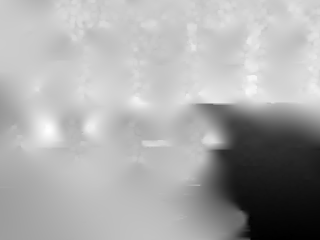
%> input picture test_cv.png, 320 x 240 px
$ octave --eval "result = Gabor_image(imread('test_cv.png'));"   (GNU Octave 9; MATLAB toolbox functions it lacks are replaced by stand-ins)
%> lines starting %> are read from the running program, lines starting %| are printed output that depends on the picture; in (x1, y1, x2, y2) boxes, pixels count from 0 and x2, y2 are one past the last pixel; in counts of white or black regions, pixels touching at a corner belong together; the program's own positions count from 1
%> in Gabor_image, `A_gray = double(rgb2gray(uint8(A)));`: A_gray: size 240x320 double; every value is 255
### Log_gabor.m
% GABORCONVOLVE - function for convolving image with log-Gabor filters
%
% Usage: EO = Log_gabor(im,  nscale, norient, minWaveLength, mult, ...
%			    sigmaOnf, dThetaOnSigma, feedback)
%
% Arguments:
% The convolutions are done via the FFT.  Many of the parameters relate
% to the specification of the filters in the frequency plane.
%
%   Variable       Suggested   Description
%   name           value
%  ----------------------------------------------------------
%    im                        Image to be convolved.
%    nscale          = 4;      Number of wavelet scales.
%    norient         = 6;      Number of filter orientations.
%    minWaveLength   = 3;      Wavelength of smallest scale filter.
%    mult            = 2;      Scaling factor between successivefilters.连续滤波器之间的比例因子
%    sigmaOnf        = 0.65;   Ratio of the standard deviation of the
%                              Gaussian describing the log Gabor filter's
%                              transfer function in the frequency domain
%                              to the filter center frequency.
%    dThetaOnSigma   = 1.5;    Ratio of angular interval between filter
%                              orientations and the standard deviation of
%                              the angular Gaussian function used to
%                              construct filters in the freq. plane.
%    feedback         0/1      Optional parameter.  If set to 1 a message
%                              indicating which orientation is being
%                              processed is printed on the screen.
%
% Returns:
%
%   EO a 2D cell array of complex valued convolution results
%
%        EO{s,o} = convolution result for scale s and orientation o.
%        The real part is the result of convolving with the even
%        symmetric filter, the imaginary part is the result from
%        convolution with the odd symmetric filter.
%
%        Hence:
%        abs(EO{s,o}) returns the magnitude of the convolution over the
%                     image at scale s and orientation o.
%        angle(EO{s,o}) returns the phase angles.
%
%
% Notes on filter settings to obtain even coverage of the spectrum
% dthetaOnSigma 1.5
% sigmaOnf  .85   mult 1.3
% sigmaOnf  .75   mult 1.6     (bandwidth ~1 octave)
% sigmaOnf  .65   mult 2.1
% sigmaOnf  .55   mult 3       (bandwidth ~2 octaves)
%
% For maximum speed the input image should be square and have a
% size that is a power of 2, but the code will operate on images
% of arbitrary size.
%
%
% The determination of mult given sigmaOnf is entirely empirical
% What I do is plot out the sum of the filters in the frequency domain
% and see how even the coverage of the spectrum is.
% If there are concentric 'gaps' in the spectrum one needs to
% reduce mult and/or reduce sigmaOnf (which increases filter bandwidth)
%
% If there are 'gaps' radiating outwards then one needs to reduce
% dthetaOnSigma (increasing angular bandwidth of the filters)
%

% For details of log-Gabor filters see:
% D. J. Field, "Relations Between the Statistics of Natural Images and the
% Response Properties of Cortical Cells", Journal of The Optical Society of
% America A, Vol 4, No. 12, December 1987. pp 2379-2394

% Copyright (c) 2001-2005 Peter Kovesi
% School of Computer Science & Software Engineering
% The University of Western Australia
% http://www.csse.uwa.edu.au/
%
% Permission is hereby granted, free of charge, to any person obtaining a copy
% of this software and associated documentation files (the "Software"), to deal
% in the Software without restriction, subject to the following conditions:
%
% The above copyright notice and this permission notice shall be included in
% all copies or substantial portions of the Software.
%
% The Software is provided "as is", without warranty of any kind.

% May 2001

function EO = Log_gabor(im, nscale, norient, minWaveLength, mult, ...
			    sigmaOnf, dThetaOnSigma, feedback)
%> called with nscale = 5, norient = 8, minWaveLength = 3, mult = 2, sigmaOnf = 0.65, dThetaOnSigma = 1.5, feedback = 0

    if nargin == 7
	feedback = 0;
    end

    if ~isa(im,'double')
	im = double(im);
    end


   [rows cols] = size(im);
%> rows = 240; cols = 320
   imagefft = fft2(im);                 % Fourier transform of image
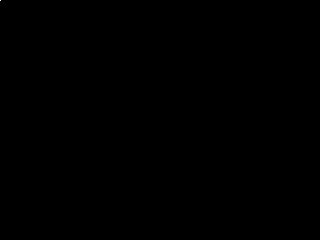
%> imagefft: size 240x320 double; values 0 (black) and 19584000 (white), 0% white in thin lines or dots, all inside (x1, y1, x2, y2) = (0, 0, 1, 1)
   EO = cell(nscale, norient);          % Pre-allocate cell array

   % Pre-compute some stuff to speed up filter construction

   [x,y] = meshgrid( [-cols/2:(cols/2-1)]/cols,...
		    [-rows/2:(rows/2-1)]/rows);

   radius = sqrt(x.^2 + y.^2);       % Matrix values contain *normalised* radius from centre.
   radius(round(rows/2+1),round(cols/2+1)) = 1; % Get rid of the 0 radius value in the middle
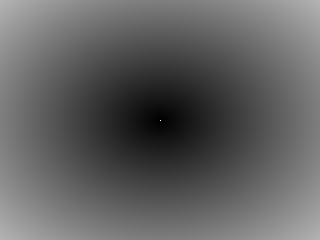
%> radius: size 240x320 double; min 0.00313, max 1, mean 0.383
                                             % so that taking the log of the radius will
                                             % not cause trouble.

% Precompute sine and cosine of the polar angle of all pixels about the
% centre point

   theta = atan2(-y,x);              % Matrix values contain polar angle.
                                  % (note -ve y is used to give +ve
                                  % anti-clockwise angles)
   sintheta = sin(theta);
   costheta = cos(theta);
   clear x; clear y; clear theta;      % save a little memory

   thetaSigma = pi/norient/dThetaOnSigma;  % Calculate the standard deviation of the
                                        % angular Gaussian function used to
                                        % construct filters in the freq. plane.
  % The main loop...

   for o = 1:norient                  % For each orientation.
   if feedback
     fprintf('Processing orientation %d \r', o);
   end

   angl = (o-1)*pi/norient;           % Calculate filter angle.
   wavelength = minWaveLength;        % Initialize filter wavelength.

  % Pre-compute filter data specific to this orientation
  % For each point in the filter matrix calculate the angular distance from the
  % specified filter orientation.  To overcome the angular wrap-around problem
  % sine difference and cosine difference values are first computed and then
  % the atan2 function is used to determine angular distance.

   ds = sintheta * cos(angl) - costheta * sin(angl);     % Difference in sine.
   dc = costheta * cos(angl) + sintheta * sin(angl);     % Difference in cosine.
   dtheta = abs(atan2(ds,dc));                           % Absolute angular distance.
   spread = exp((-dtheta.^2) / (2 * thetaSigma^2));      % Calculate the angular filter component.

   for s = 1:nscale,                  % For each scale.

    % Construct the filter - first calculate the radial filter component.
     fo = 1.0/wavelength;                  % Centre frequency of filter.

     logGabor = exp((-(log(radius/fo)).^2) / (2 * log(sigmaOnf)^2));
     logGabor(round(rows/2+1),round(cols/2+1)) = 0; % Set the value at the center of the filter
                                                   % back to zero (undo the radius fudge).

     filter = fftshift(logGabor .* spread); % Multiply by the angular spread to get the filter
                                           % and swap quadrants to move zero frequency
                                           % to the corners.

    % Do the convolution, back transform, and save the result in EO
     EO{s,o} = ifft2(imagefft .* filter);
%      t=strcat('scale=',num2str(s),',','orientation=',num2str(o));
%      figure,imshow(EO{s,o}),title(t);

     wavelength = wavelength * mult;       % Finally calculate Wavelength of next filter
  end                                     % ... and process the next scale

end  % For each orientation
%> after the loop, EO = 40 items

%if feedback, fprintf('                                        \r'); end

### Gabor_image.m
function [Transition] = Gabor_image(A)

% GABOR_IMAGE
% 对图像进行Gabor滤波
% A 表示给定的color图像
Transition = zeros(size(A,1),size(A,2)); % 输出的每一个map的大小
nscale = 5; % 尺度
norient = 8; % 方向
minWaveLength = 3;
mult = 2; % 连续滤波器之间的比例因子
sigmaOnf = 0.65; % standard  derivation
dThetaOnSigma = 1.5; % 1.5
feedback = 0;
A_gray = double(rgb2gray(uint8(A)));
A_filtered = Log_gabor(A_gray,nscale, norient, minWaveLength, mult,sigmaOnf,dThetaOnSigma,feedback);
%> A_filtered = 40 items
count = 0;
for i = 1 : 5
    for j = 1 : 8
        count = count + 1;
        Transition = Transition + real(A_filtered{i,j});
        %figure;
        %imshow(double(Transition));
    end
end
%> Transition: size 240x320 double; every value is 0
%> after the loop, count = 40

end
